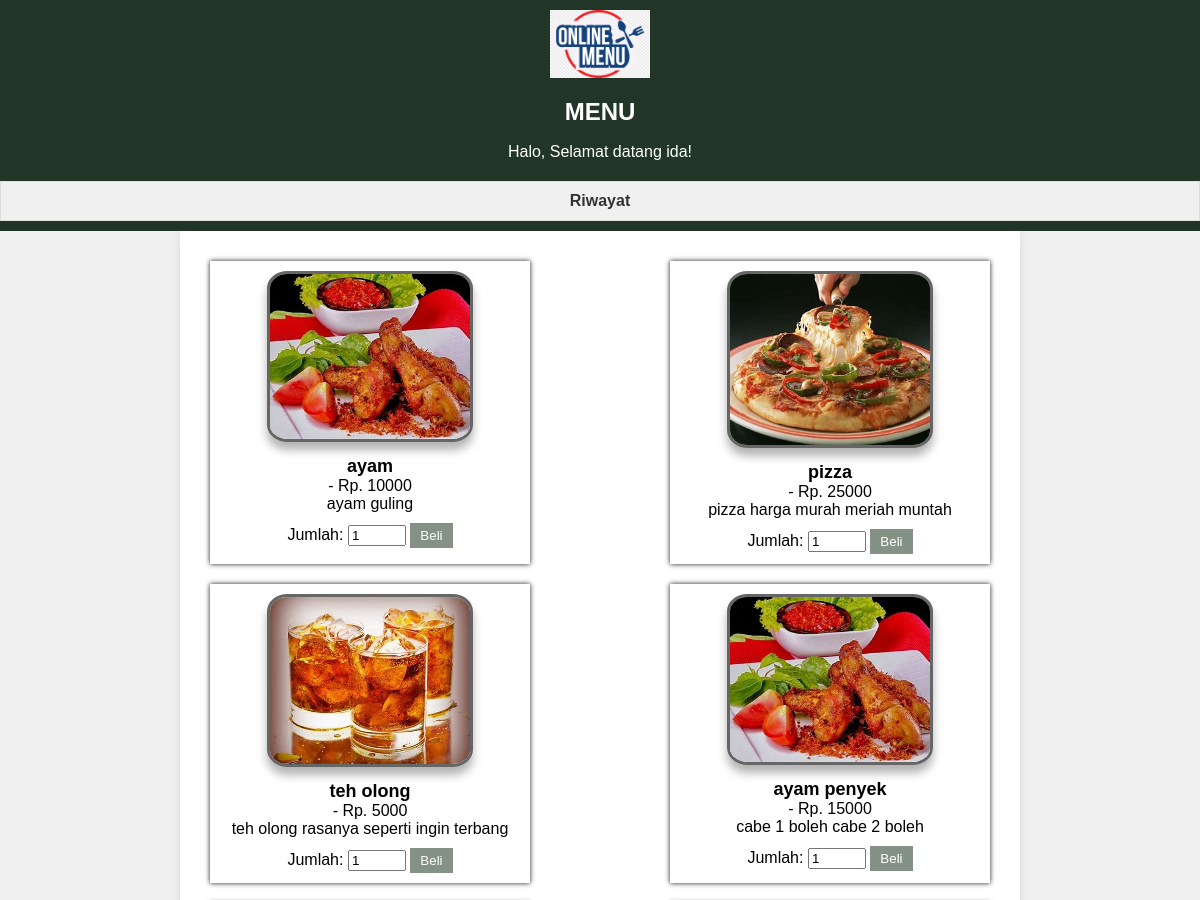
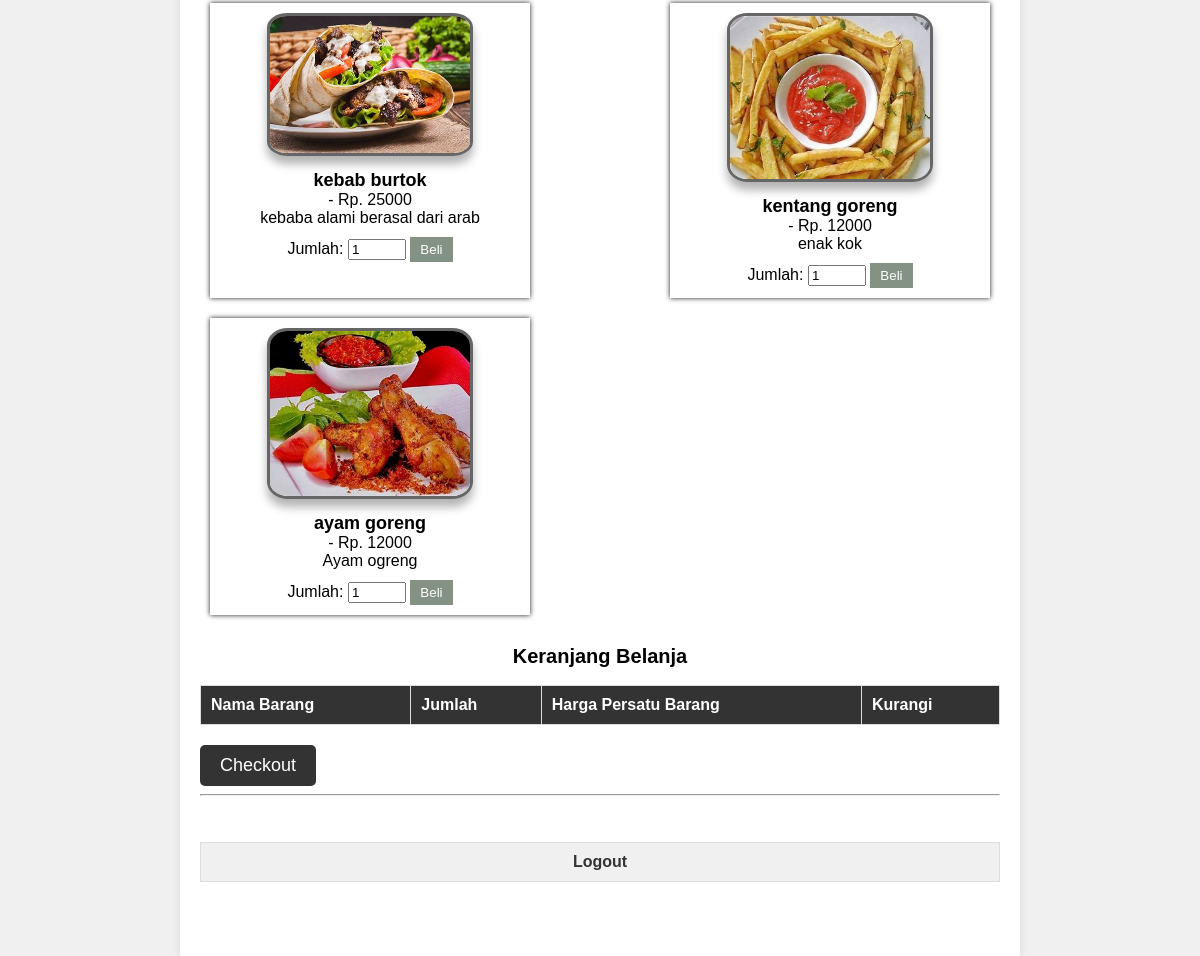
The app's page /index.php (signed in) with its own data (2 pictures, top to bottom).
### tables this page shows
CREATE TABLE `menu_produk` (
  `id_produk` int(11) NOT NULL,
  `nama_produk` varchar(255) NOT NULL,
  `harga_produk` int(11) NOT NULL,
  `gambar_produk` varchar(255) NOT NULL,
  `deskripsi_produk` text DEFAULT NULL
);

### index.php (the view, shortened to what this page needs)
<?php
$conn = mysqli_connect("localhost", "root", "", "kantin");
$menu_query = mysqli_query($conn, "SELECT * FROM menu_produk");
$menu_produk = mysqli_fetch_all($menu_query, MYSQLI_ASSOC);
?>
<!DOCTYPE html>
<html lang="en">
<head>
</head>
<body>
<header>
    <img src="img/logo.jpg" alt="Mercu Buana Logo" width="100">
    <h1>MENU </h1>
    <?php if(isset($_SESSION['username'])): ?>
        <p>Halo, Selamat datang  <?php echo $_SESSION['username']; ?>!</p>
    <?php endif; ?>
    <a href="riwayat_pembayaran.php">Riwayat</a>
</header>
    <div class="container">
        <div class="product-container">
            <?php foreach ($menu_produk as $produk) { ?>
                <div class="product">
                    <img src="img/<?php echo $produk['gambar_produk']; ?>" alt="<?php echo $produk['nama_produk']; ?>" width="200">
                    <br>
                    <strong><?php echo $produk['nama_produk']; ?></strong> - Rp. <?php echo $produk['harga_produk']; ?>
                    <br>
                    <?php echo $produk['deskripsi_produk']; ?>
                    <br>
                    <form action="index.php?action=add&barang=<?php echo $produk['id_produk']; ?>&nama=<?php echo $produk['nama_produk']; ?>&harga=<?php echo $produk['harga_produk']; ?>" method="post">
                        Jumlah: <input type="number" name="jumlah" value="1" min="1">
                        <input type="submit" value="Beli">
                    </form>
                </div>
            <?php } ?>
    </div>
    <h2>Keranjang Belanja</h2>
    <form action="pembayaran.php" method="post">
        <table>
            <tr>
                <th>Nama Barang</th>
                <th>Jumlah</th>
                <th>Harga Persatu Barang</th>
                <th>Kurangi</th>
            </tr>
        </table>
        <input type="submit" class="checkout-button" value="Checkout">
    </form>
    <hr>
    <br>
    <a href="logout.php">Logout</a>
    <br>
    <br>
    <br>
    </div>
</body>
</html>

### index.php (style rules this page uses)
body { font-family: Arial, sans-serif; background-color: #f0f0f0; margin: 0; padding: 0; }
header { background-color: #213627; color: white; padding: 10px 0; text-align: center; }
.container { max-width: 800px; margin: 0 auto; padding: 20px; background-color: white; box-shadow: 0 0 10px rgba(0, 0, 0, 0.1); }
h1 { text-align: center; font-size: 24px; }
.product-container { display: flex; flex-wrap: wrap; justify-content: space-between; }
.product { width: calc(40% - 20px); margin: 10px; padding: 10px; background-color: #fff; box-shadow: 0 0 5px rgba(0, 0, 0, 0.9); text-align: center; }
.product img { max-width: 100%; height: auto; border-radius: 10%; box-shadow: 0 8px 10px rgba(0, 0, 0, 0.3); border: 3px solid rgba(0, 0, 0, 0.6); }
.product strong { display: block; margin-top: 10px; font-size: 18px; }
.product form { margin-top: 10px; }
.product form input[type="number"] { width: 50px; }
.product form input[type="submit"] { background-color: #839284; color: white; border: none; padding: 5px 10px; cursor: pointer; }
h2 { margin-top: 20px; font-size: 20px; text-align: center; }
table { width: 100%; border-collapse: collapse; }
table th, table td { padding: 10px; border: 1px solid #ddd; text-align: left; }
table th { background-color: #333; color: white; }
a { display: block; text-align: center; margin-top: 20px; text-decoration: none; color: #333; background-color: #f0f0f0; padding: 10px; border: 1px solid #ddd; font-weight: bold; }
.checkout-button { background-color: #333; color: white; border: none; padding: 10px 20px; cursor: pointer; font-size: 18px; margin-top: 20px; border-radius: 5px; transition: background-color 0.3s ease; }

### records on screen
menu_produk: gambar_produk+nama_produk (picture), nama_produk "ayam", harga_produk "10000", deskripsi_produk "ayam guling"
menu_produk: gambar_produk+nama_produk (picture), nama_produk "pizza", harga_produk "25000", deskripsi_produk "pizza harga murah meriah muntah"
menu_produk: gambar_produk (picture), nama_produk "teh olong", harga_produk "5000", deskripsi_produk "teh olong rasanya seperti ingin terbang"
menu_produk: gambar_produk (picture), nama_produk "ayam penyek", harga_produk "15000", deskripsi_produk "cabe 1 boleh cabe 2 boleh"
menu_produk: gambar_produk (picture), nama_produk "kebab burtok", harga_produk "25000", deskripsi_produk "kebaba alami berasal dari arab"
menu_produk: gambar_produk (picture), nama_produk "kentang goreng", harga_produk "12000", deskripsi_produk "enak kok"
menu_produk: gambar_produk (picture), nama_produk "ayam goreng", harga_produk "12000", deskripsi_produk "Ayam ogreng"

### other values on screen
$_SESSION['username'] "ida"
